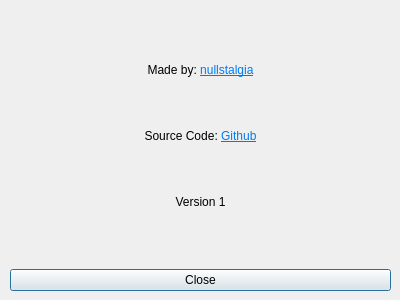
<?xml version="1.0" encoding="UTF-8"?>
<ui version="4.0">
 <class>AboutBox</class>
 <widget class="QDialog" name="AboutBox">
  <property name="geometry">
   <rect>
    <x>0</x>
    <y>0</y>
    <width>400</width>
    <height>300</height>
   </rect>
  </property>
  <property name="windowTitle">
   <string>About</string>
  </property>
  <widget class="QWidget" name="">
   <property name="geometry">
    <rect>
     <x>10</x>
     <y>10</y>
     <width>381</width>
     <height>281</height>
    </rect>
   </property>
   <layout class="QVBoxLayout" name="verticalLayout">
    <item>
     <widget class="QLabel" name="label">
      <property name="text">
       <string>&lt;html&gt;&lt;head/&gt;&lt;body&gt;&lt;p align=&quot;center&quot;&gt;Made by: &lt;a href=&quot;https://github.com/nullstalgia&quot;&gt;&lt;span style=&quot; text-decoration: underline; color:#007af4;&quot;&gt;nullstalgia&lt;/span&gt;&lt;/a&gt;&lt;/p&gt;&lt;p align=&quot;center&quot;&gt;&lt;br/&gt;&lt;/p&gt;&lt;p align=&quot;center&quot;&gt;Source Code: &lt;a href=&quot;https://github.com/nullstalgia/dfu-progui&quot;&gt;&lt;span style=&quot; text-decoration: underline; color:#007af4;&quot;&gt;Github&lt;/span&gt;&lt;/a&gt;&lt;/p&gt;&lt;p align=&quot;center&quot;&gt;&lt;br/&gt;&lt;/p&gt;&lt;p align=&quot;center&quot;&gt;Version 1&lt;/p&gt;&lt;/body&gt;&lt;/html&gt;</string>
      </property>
     </widget>
    </item>
    <item>
     <widget class="QPushButton" name="pushButton">
      <property name="text">
       <string>Close</string>
      </property>
     </widget>
    </item>
   </layout>
  </widget>
 </widget>
 <resources/>
 <connections/>
</ui>
